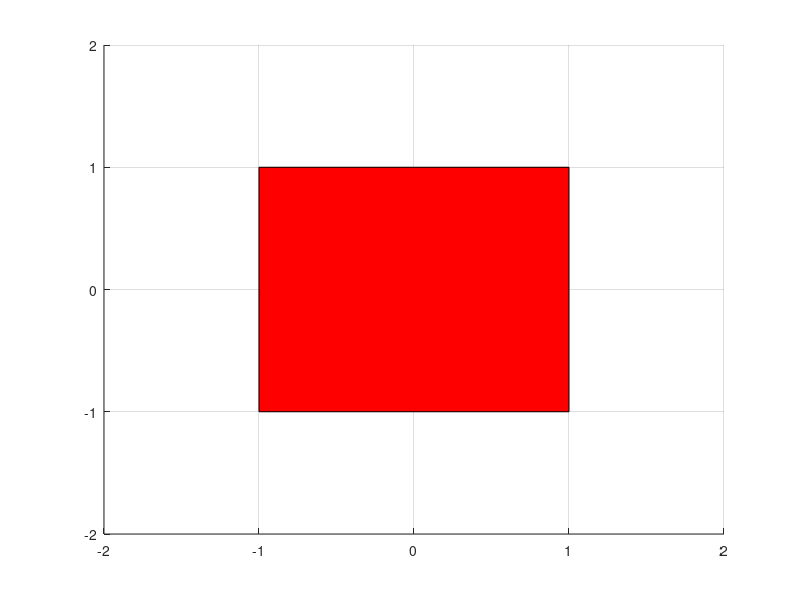
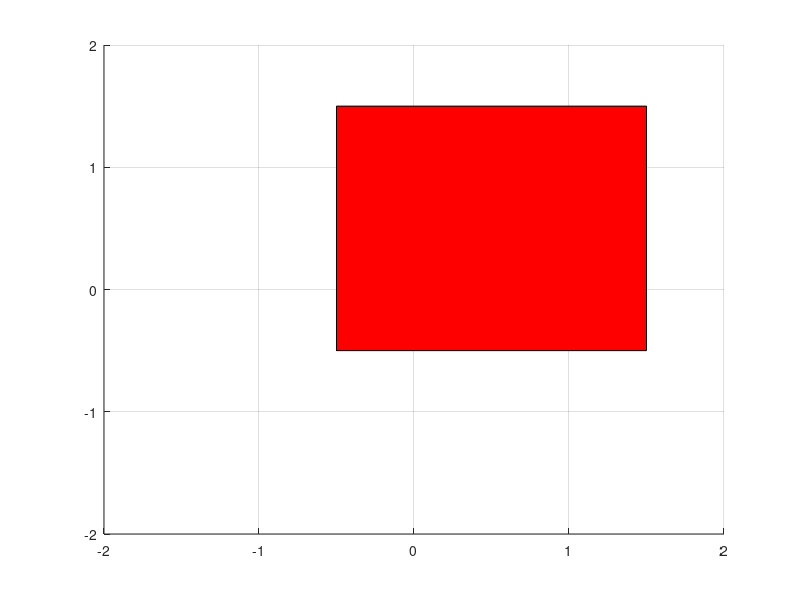
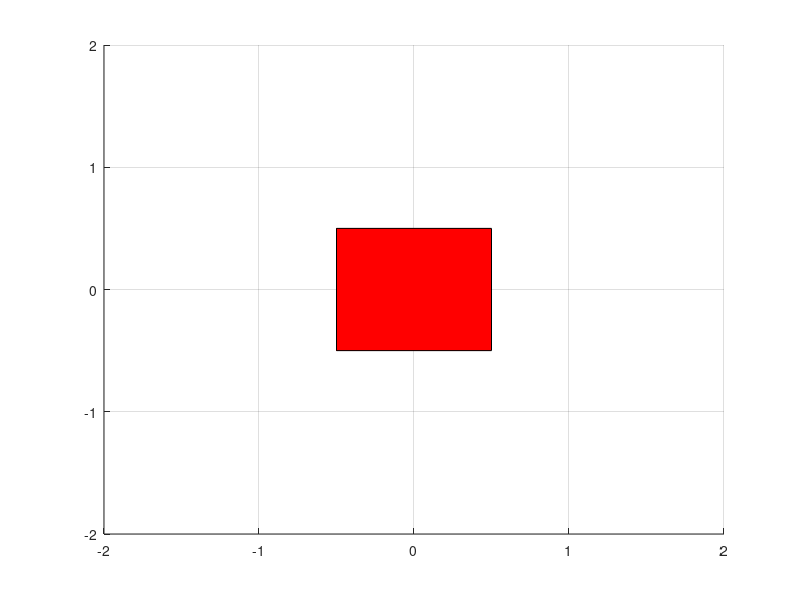
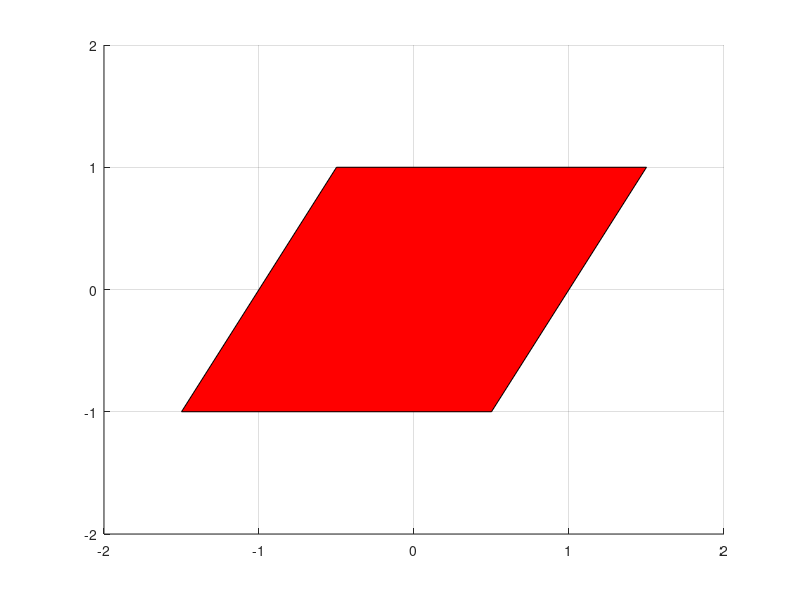

Reproduce these figures in MATLAB, in order.
%BASIC LINEAR TRANSFORMATION IN 2-D HOMOGENEOUS COORDINATES
%TRANSLATION, SHEARING, SCALING AND ROTATION
%Define original shape and plot
close all; clear; clc;
S=[-1 -1 1 1 -1; -1 1 1 -1 -1; 1 1 1 1 1];
x=S(1,:); y=S(2,:);
patch(x,y,'r')
grid on
axis([-2 2 -2 2])

%Define transforming matrices
%Translation
T_tr=[1 0 0.5; 0 1 0.5; 0 0 1];
M=T_tr*S;
figure; patch(M(1,:),M(2,:),'r')
grid on
axis([-2 2 -2 2]);

%Scaling
T_sc=0.5.*eye(3);
M=T_sc*S;
figure; patch(M(1,:),M(2,:),'r')
grid on
axis([-2 2 -2 2]);

%X Shearing
T_sh=[1 0.5 0; 0 1 0; 0 0 1]
M=T_sh*S;
figure; patch(M(1,:),M(2,:),'r')
grid on
axis([-2 2 -2 2]);

%Y Shearing
T_sh=[1 0 0; 0.5 1 0; 0 0 1]
M=T_sh*S;
figure; patch(M(1,:),M(2,:),'r')
grid on
axis([-2 2 -2 2]);

%Rotation by theta
theta=pi/4;
T_R=[cos(theta) sin(theta) 0; -sin(theta) cos(theta) 0; 0 0 1]
M=T_R*S;
figure; patch(M(1,:),M(2,:),'r')
grid on
axis([-2 2 -2 2]);
